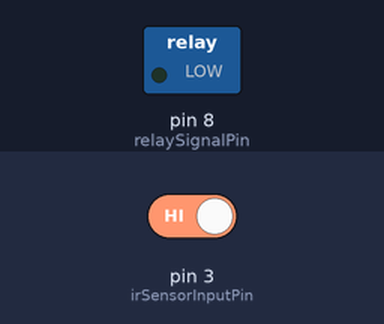
Simulated run of this sketch. Board: Arduino Uno, built with avr-gcc and run on an emulated ATmega328P. On the bench: switched loads named in the sketch (green lamp = pin HIGH). The test bench sets the inputs (shaded band); at power-on: pin 3 (irSensorInputPin) HIGH.

Above: at 1.2 s.
1.3 s: pin 3 (irSensorInputPin) driven LOW
At 2.5 s:
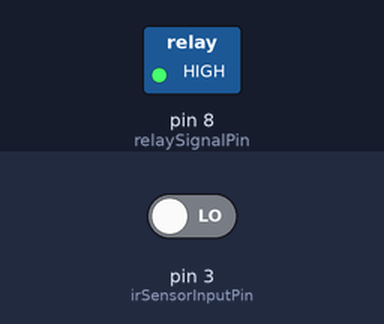
2.8 s: pin 3 (irSensorInputPin) driven HIGH
At 3.8 s:
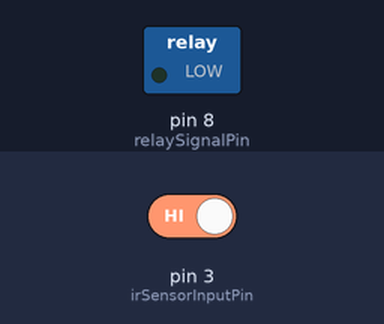
Timing chart, 0 to 5.8 s (numbered marks = the images above; inputs shaded):
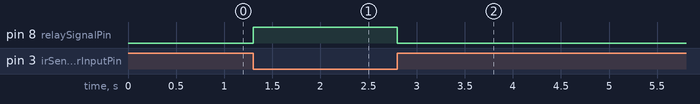

The sketch:

eyeBlink.ino
```cpp
int relaySignalPin = 8;
int irSensorInputPin = 3;

void setup() {
  pinMode(relaySignalPin, OUTPUT);
  pinMode(irSensorInputPin, INPUT);
}

void loop() {
  if(digitalRead(irSensorInputPin)==LOW)
  digitalWrite(relaySignalPin, HIGH);
  else
  digitalWrite(relaySignalPin, LOW);
}
```

Measured:
- after the input at 1.3 s, pin 8 (relaySignalPin): LOW → HIGH at once
- after the input at 2.8 s, pin 8 (relaySignalPin): HIGH → LOW at once
